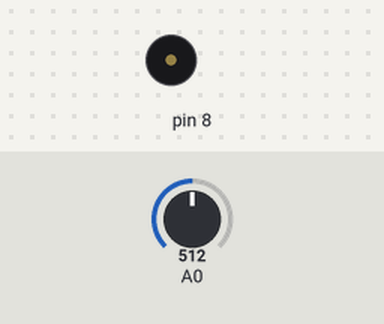
Bench run of a sketch on a simulated Arduino Uno, built with avr-gcc and run on an emulated ATmega328P. On the bench: buzzer (waves = sounding). The test bench sets the inputs (shaded band); at power-on: A0 = 512.

Above: at 0.0 s.
At 10.1 s:
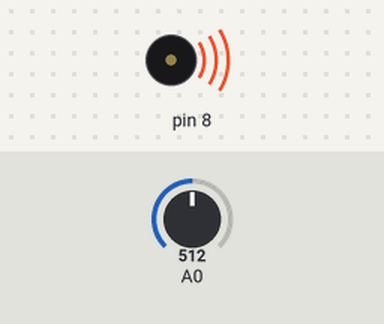
Timing chart, 0 to 11.6 s (numbered marks = the images above):
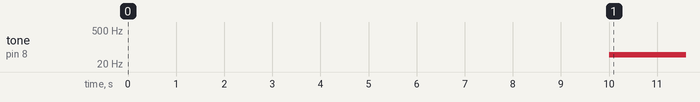

Measured:
- by itself, tone on pin 8: silent → 49 Hz at 10.0 s

The sketch:

piezo.ino
```cpp
int sensorLow = 1023;
int sensorHigh = 0;

void setup()
{
	Serial.begin(9600);

	digitalWrite(13, HIGH);

	//Calibrate the min / max values based on the current environment
	while (millis() < 10000) {

		//This is for the tone pitch
		auto sensorValue = analogRead(A0);
		if (sensorValue < sensorLow) {
			sensorLow = sensorValue;
		}
		if (sensorValue > sensorHigh) {
			sensorHigh = sensorValue;
		}
	}

	digitalWrite(13, LOW);
}

void loop()
{
	auto lightSensorValue1 = analogRead(A0);

	int pitch = map(lightSensorValue1, sensorLow, sensorHigh, 50, 4000);

	tone(8, pitch, 20);

	delay(10);
}
```
